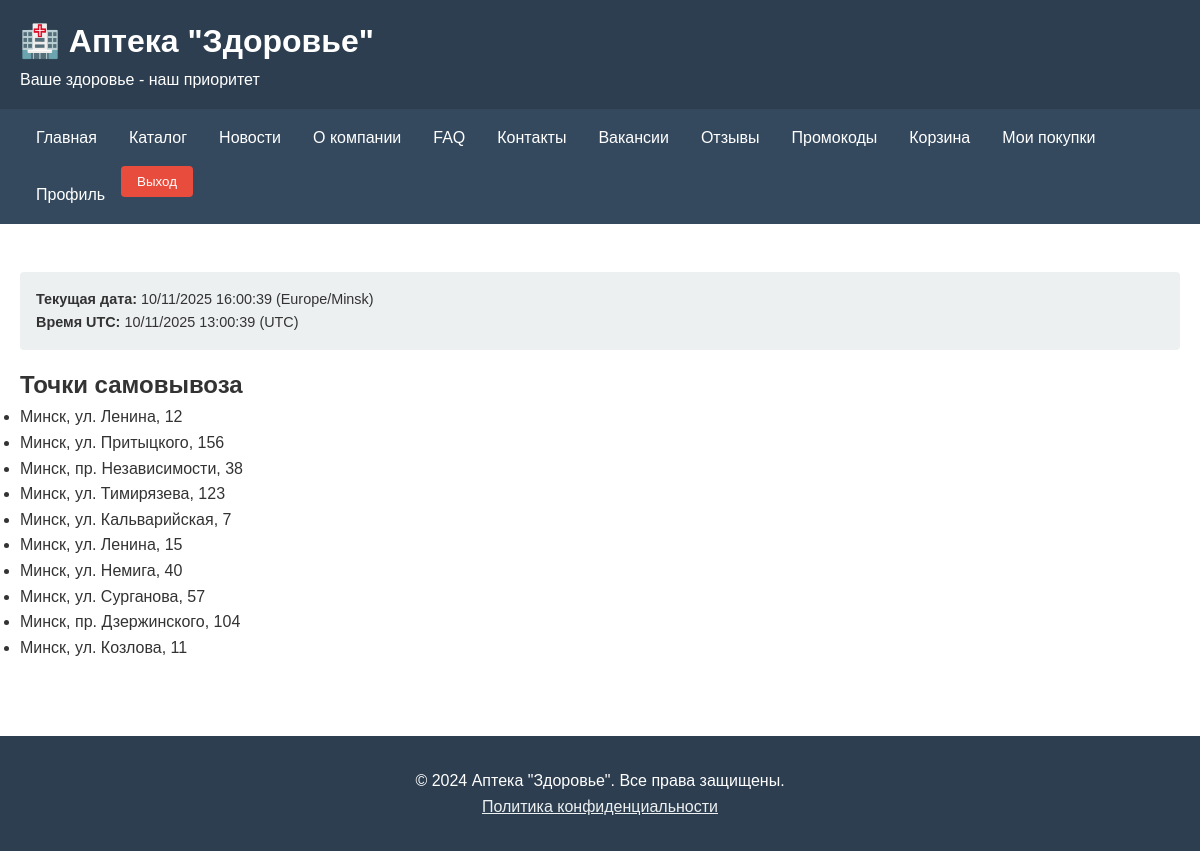
Screenshot of /pickup_points/ (signed in) with the database file from the repository.
### core/models.py (models this page shows, shortened)
class PickupPoint(models.Model):
    address = models.CharField(max_length=255, verbose_name='Адрес')
    created_at = models.DateTimeField(auto_now_add=True, verbose_name='Дата добавления')
    updated_at = models.DateTimeField(auto_now=True, verbose_name='Дата изменения')

### core/views.py (the view)
# urls.py: path('pickup_points/', pickup_points, name='pickup_points'),
@login_required
def pickup_points(request):
    points = PickupPoint.objects.all()
    now = timezone.localtime(timezone.now())
    now_utc = timezone.now().astimezone(datetime.timezone.utc)
    now_utc_minus3 = now_utc - datetime.timedelta(hours=3)
    return render(request, 'core/pickup_points.html', {
        'points': points,
        'now': now,
        'now_utc': now_utc,
        'now_utc_minus3': now_utc_minus3,
        'TIME_ZONE': timezone.get_current_timezone_name(),
    })

### core/templates/core/pickup_points.html (shortened to what this page needs)
{% extends "core/base.html" %}
{% block content %}
<h2>Точки самовывоза</h2>
<ul>
    {% for point in points %}
        <li>{{ point.address }}</li>
    {% empty %}
        <li>Нет точек самовывоза.</li>
    {% endfor %}
</ul>
{% endblock %}

### core/templates/core/base.html (style rules this page uses)
* { margin: 0; padding: 0; box-sizing: border-box; }
body { font-family: Arial, sans-serif; line-height: 1.6; color: #333; }

### rows the page displays
PickupPoint: address "Минск, ул. Ленина, 12"
PickupPoint: address "Минск, ул. Притыцкого, 156"
PickupPoint: address "Минск, пр. Независимости, 38"
PickupPoint: address "Минск, ул. Тимирязева, 123"
PickupPoint: address "Минск, ул. Кальварийская, 7"
PickupPoint: address "Минск, ул. Ленина, 15"
PickupPoint: address "Минск, ул. Немига, 40"
PickupPoint: address "Минск, ул. Сурганова, 57"
PickupPoint: address "Минск, пр. Дзержинского, 104"
PickupPoint: address "Минск, ул. Козлова, 11"

### other values shown
{{ now|date:"d/m/Y H:i:s" }} "10/11/2025 16:00:39"
{{ TIME_ZONE }} "Europe/Minsk"
{{ now_utc_minus3|date:"d/m/Y H:i:s" }} "10/11/2025 13:00:39"
